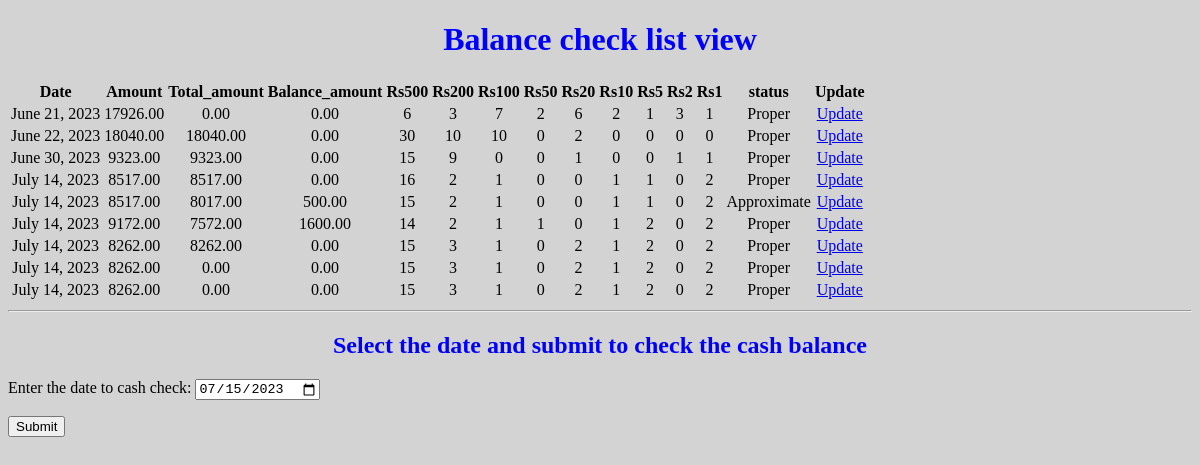
The page /balance_view/ on the database as committed earlier.
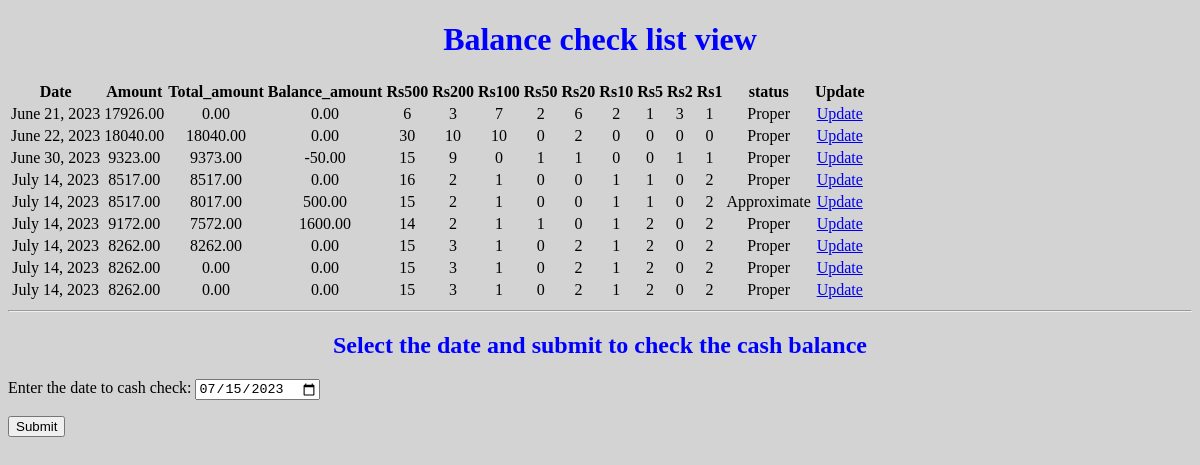
The same page on the database as committed later.
### account_entry/models.py (models this page shows)
class balance_sheet(models.Model):
    date = models.DateField()
    amount = models.DecimalField(max_digits=10, decimal_places=2)
    rs500 = models.IntegerField()
    rs200 = models.IntegerField()
    rs100 = models.IntegerField()
    rs50 = models.IntegerField()
    rs20 = models.IntegerField()
    rs10 = models.IntegerField()
    rs5 = models.IntegerField()
    rs2 = models.IntegerField()
    rs1 = models.IntegerField()
    total_amount = models.DecimalField(max_digits=10, decimal_places=2, null=True)
    balance_amount = models.DecimalField(max_digits=10, decimal_places=2, null=True)
    status = models.CharField(max_length=50, blank=True)

### account_entry/views.py (the view)
# urls.py: path('balance_view/', views.balance_view),
def balance_view(request):
    balance_list = balance_sheet.objects.all().values()
    context = {"balance": balance_list}
    return render(request, "cash_balance_view.html", context)

### account_entry/templates/cash_balance_view.html (shortened to what this page needs)
<!DOCTYPE html>
<html>
<head>
{% load static %}
<link rel="stylesheet" href="{% static 'mystyle.css' %}">
</head>
<body>
<h1>Balance check list view</h1>
<table>
<tr>
<th>Date</th>
<th>Amount</th>
<th>Total_amount</th>
<th>Balance_amount</th>
<th>Rs500</th>
<th>Rs200</th>
<th>Rs100</th>
<th>Rs50</th>
<th>Rs20</th>
<th>Rs10</th>
<th>Rs5</th>
<th>Rs2</th>
<th>Rs1</th>
<th>status</th>
<th>Update</th>
</tr>
{% for x in balance %}
<tr>
<td>{{ x.date }}</td>
<td> {{ x.amount }}</td>
<td> {{ x.total_amount }}</td>
<td> {{ x.balance_amount }}</td>
<td> {{ x.rs500 }}</td>
<td> {{ x.rs200 }}</td>
<td> {{ x.rs100 }}</td>
<td> {{ x.rs50 }}</td>
<td> {{ x.rs20 }}</td>
<td> {{ x.rs10 }}</td>
<td> {{ x.rs5 }}</td>
<td> {{ x.rs2 }}</td>
<td> {{ x.rs1 }}</td>
<td> {{ x.status }}</td>
<td><a href="/balanceUpdate/{{ x.id }}/{{ x.date|date:"Y-m-d" }}">Update</a></td>
</tr>
{% endfor %}
</table>
<hr/>
<h2>Select the date and submit to check the cash balance</h2>
<form action="cash_check/" method="post">
<p>Enter the date to cash check: <input type="date" name="filter_date" value="{% now "Y-m-d" %}" placeholder="Select the date here:"></p>
<p><input type="submit" value="Submit"></p>
</form>
</body>
</html>

Rows that differ between the two databases and show on the page:
changed balance_sheet "June 30, 2023": total_amount "9323.00" → "9373.00"; balance_amount "0.00" → "-50.00"; rs50 "0" → "1"
